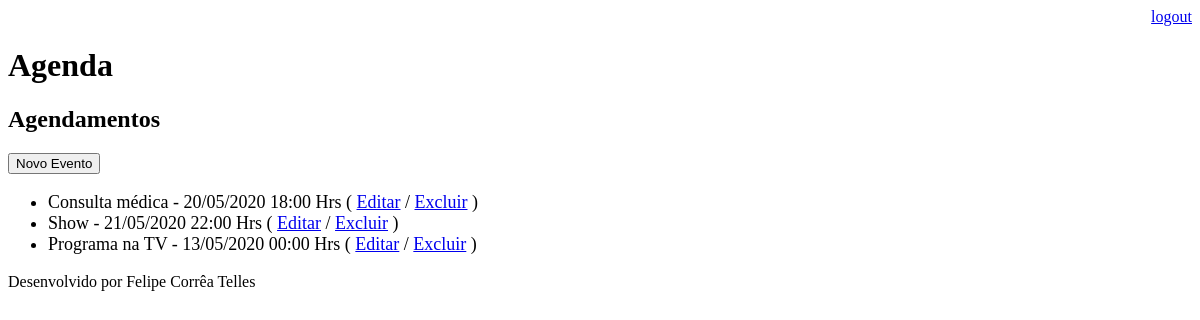
Page /agenda/ (signed in) on the earlier database version.
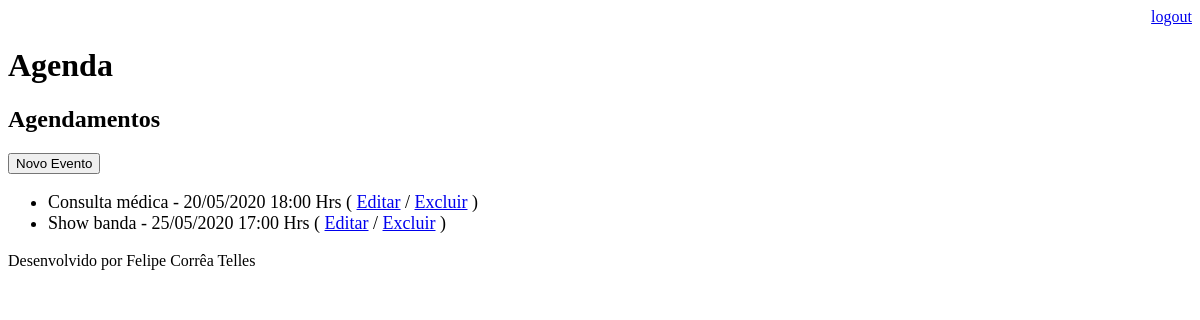
Same page on the later database version.
### core/models.py (models this page shows, shortened)
class Evento(models.Model):
    titulo = models.CharField(max_length=100)
    descricao = models.TextField(blank=True, null=True)
    data_evento = models.DateTimeField(verbose_name='Data do Evento')
    data_criacao = models.DateTimeField(auto_now=True)
    usuario = models.ForeignKey(User, on_delete=models.CASCADE)
    class Meta:
        db_table = 'evento'
    def get_data_evento(self):
        return self.data_evento.strftime('%d/%m/%Y %H:%M Hrs')
    def get_evento_atrasado(self):
        if self.data_evento < datetime.now():
            return True
        else:
            return False

### core/views.py (the view)
# urls.py: path('agenda/', views.lista_eventos),
@login_required(login_url='/login/')
def lista_eventos(request):
    usuario = request.user
    data_atual = datetime.now() - timedelta(hours=1)
    evento = Evento.objects.filter(usuario=usuario,
                                   data_evento__gt=data_atual)
    dados = {'eventos':evento}
    return render(request, 'agenda.html', dados)

### templates/agenda.html (shortened to what this page needs)
{% extends "model-page.html" %}
{% block content %}
    <h2>Agendamentos</h2>
    <a href="evento/">
        <button type="button">Novo Evento</button>
    </a>
    <ul style="font-size: 18px">
        {% for evento in eventos %}
            <li>
                <div style=>
                    {{ evento.titulo }} - {{ evento.get_data_evento }}
                    ( <a href="evento/?id={{ evento.id }}">Editar</a>
                    / <a href="evento/delete/{{ evento.id }}/">Excluir</a> )
                </div>
            </li>
        {% endfor %}
    </ul>
{% endblock %}

### templates/model-page.html (shortened to what this page needs)
<!DOCTYPE html>
<html lang="en">
<head>
</head>
<body>
    <div align="right">
        <a href="/logout">logout</a>
    </div>
    <h1>Agenda</h1>
    {%  block content %} {%  endblock %}
    {%  include "model-footer.html" %}
</body>
</html>

### templates/model-footer.html
<p>Desenvolvido por Felipe Corrêa Telles</p>

Differences in the rows shown:
removed Evento: titulo "Programa na TV", get_data_evento "13/05/2020 00:00 Hrs"
changed Evento: titulo "Show" → "Show banda"; get_data_evento "21/05/2020 22:00 Hrs" → "25/05/2020 17:00 Hrs"
